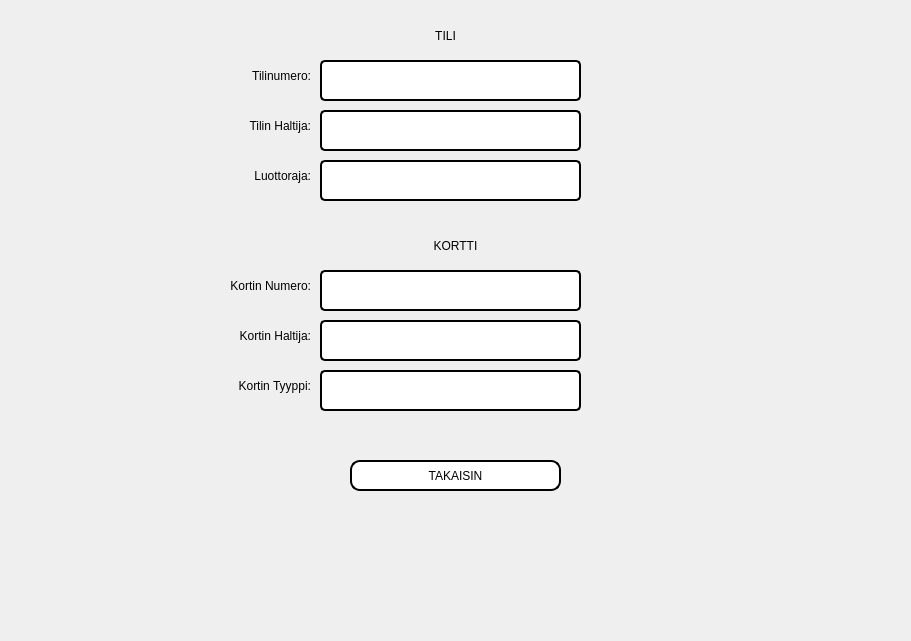
<?xml version="1.0" encoding="UTF-8"?>
<ui version="4.0">
 <class>InfoPage</class>
 <widget class="QWidget" name="InfoPage">
  <property name="geometry">
   <rect>
    <x>0</x>
    <y>0</y>
    <width>911</width>
    <height>641</height>
   </rect>
  </property>
  <property name="sizePolicy">
   <sizepolicy hsizetype="Ignored" vsizetype="Ignored">
    <horstretch>0</horstretch>
    <verstretch>0</verstretch>
   </sizepolicy>
  </property>
  <property name="windowTitle">
   <string>Form</string>
  </property>
  <property name="styleSheet">
   <string notr="true">QPushButton 
{
	
	font: 16pt &quot;Squada One&quot;;
    background-color: qlineargradient(x1: 0, y1: 0, x2: 0, y2: 1, stop: 0 white, stop: 1 grey);
	border-style: solid;
	border-color: black;
	border-width: 2px;
	border-radius: 10px;
}
QLabel 
{
	
	font: 16pt &quot;Squada One&quot;;
	border-style: solid;
	border-color: black;
	border-width: 2px;
	border-radius: 5px;
}

QLabel:focus
{
	border-color: red;
}</string>
  </property>
  <widget class="QPushButton" name="Btn_Takaisin">
   <property name="geometry">
    <rect>
     <x>350</x>
     <y>460</y>
     <width>211</width>
     <height>31</height>
    </rect>
   </property>
   <property name="styleSheet">
    <string notr="true">selection-color: rgb(0, 170, 255);
background-color: rgb(255, 255, 255);</string>
   </property>
   <property name="text">
    <string>TAKAISIN</string>
   </property>
  </widget>
  <widget class="QLabel" name="Label_Tilinumero">
   <property name="geometry">
    <rect>
     <x>320</x>
     <y>60</y>
     <width>261</width>
     <height>41</height>
    </rect>
   </property>
   <property name="minimumSize">
    <size>
     <width>0</width>
     <height>0</height>
    </size>
   </property>
   <property name="maximumSize">
    <size>
     <width>280</width>
     <height>60</height>
    </size>
   </property>
   <property name="baseSize">
    <size>
     <width>280</width>
     <height>60</height>
    </size>
   </property>
   <property name="mouseTracking">
    <bool>false</bool>
   </property>
   <property name="focusPolicy">
    <enum>Qt::NoFocus</enum>
   </property>
   <property name="styleSheet">
    <string notr="true">background-color : white; 
color : gray;</string>
   </property>
   <property name="frameShape">
    <enum>QFrame::StyledPanel</enum>
   </property>
   <property name="frameShadow">
    <enum>QFrame::Sunken</enum>
   </property>
   <property name="text">
    <string/>
   </property>
   <property name="alignment">
    <set>Qt::AlignCenter</set>
   </property>
  </widget>
  <widget class="QLabel" name="label_1">
   <property name="geometry">
    <rect>
     <x>350</x>
     <y>20</y>
     <width>191</width>
     <height>31</height>
    </rect>
   </property>
   <property name="styleSheet">
    <string notr="true">border-style: none;</string>
   </property>
   <property name="text">
    <string>TILI</string>
   </property>
   <property name="alignment">
    <set>Qt::AlignCenter</set>
   </property>
  </widget>
  <widget class="QLabel" name="Label_Tilinimi">
   <property name="geometry">
    <rect>
     <x>320</x>
     <y>110</y>
     <width>261</width>
     <height>41</height>
    </rect>
   </property>
   <property name="minimumSize">
    <size>
     <width>0</width>
     <height>0</height>
    </size>
   </property>
   <property name="maximumSize">
    <size>
     <width>280</width>
     <height>60</height>
    </size>
   </property>
   <property name="baseSize">
    <size>
     <width>280</width>
     <height>60</height>
    </size>
   </property>
   <property name="mouseTracking">
    <bool>false</bool>
   </property>
   <property name="focusPolicy">
    <enum>Qt::NoFocus</enum>
   </property>
   <property name="styleSheet">
    <string notr="true">background-color : white; 
color : gray;</string>
   </property>
   <property name="frameShape">
    <enum>QFrame::StyledPanel</enum>
   </property>
   <property name="frameShadow">
    <enum>QFrame::Sunken</enum>
   </property>
   <property name="text">
    <string/>
   </property>
   <property name="alignment">
    <set>Qt::AlignCenter</set>
   </property>
  </widget>
  <widget class="QLabel" name="Label_Tililuotto">
   <property name="geometry">
    <rect>
     <x>320</x>
     <y>160</y>
     <width>261</width>
     <height>41</height>
    </rect>
   </property>
   <property name="minimumSize">
    <size>
     <width>0</width>
     <height>0</height>
    </size>
   </property>
   <property name="maximumSize">
    <size>
     <width>280</width>
     <height>60</height>
    </size>
   </property>
   <property name="baseSize">
    <size>
     <width>280</width>
     <height>60</height>
    </size>
   </property>
   <property name="mouseTracking">
    <bool>false</bool>
   </property>
   <property name="focusPolicy">
    <enum>Qt::NoFocus</enum>
   </property>
   <property name="styleSheet">
    <string notr="true">background-color : white; 
color : gray;</string>
   </property>
   <property name="frameShape">
    <enum>QFrame::StyledPanel</enum>
   </property>
   <property name="frameShadow">
    <enum>QFrame::Sunken</enum>
   </property>
   <property name="text">
    <string/>
   </property>
   <property name="alignment">
    <set>Qt::AlignCenter</set>
   </property>
  </widget>
  <widget class="QLabel" name="label_2">
   <property name="geometry">
    <rect>
     <x>360</x>
     <y>230</y>
     <width>191</width>
     <height>31</height>
    </rect>
   </property>
   <property name="styleSheet">
    <string notr="true">border-style: none;</string>
   </property>
   <property name="text">
    <string>KORTTI</string>
   </property>
   <property name="alignment">
    <set>Qt::AlignCenter</set>
   </property>
  </widget>
  <widget class="QLabel" name="label_3">
   <property name="geometry">
    <rect>
     <x>120</x>
     <y>60</y>
     <width>191</width>
     <height>31</height>
    </rect>
   </property>
   <property name="styleSheet">
    <string notr="true">border-style: none;</string>
   </property>
   <property name="text">
    <string>Tilinumero:</string>
   </property>
   <property name="alignment">
    <set>Qt::AlignRight|Qt::AlignTrailing|Qt::AlignVCenter</set>
   </property>
  </widget>
  <widget class="QLabel" name="label_4">
   <property name="geometry">
    <rect>
     <x>120</x>
     <y>110</y>
     <width>191</width>
     <height>31</height>
    </rect>
   </property>
   <property name="styleSheet">
    <string notr="true">border-style: none;</string>
   </property>
   <property name="text">
    <string>Tilin Haltija:</string>
   </property>
   <property name="alignment">
    <set>Qt::AlignRight|Qt::AlignTrailing|Qt::AlignVCenter</set>
   </property>
  </widget>
  <widget class="QLabel" name="label_5">
   <property name="geometry">
    <rect>
     <x>120</x>
     <y>160</y>
     <width>191</width>
     <height>31</height>
    </rect>
   </property>
   <property name="styleSheet">
    <string notr="true">border-style: none;</string>
   </property>
   <property name="text">
    <string>Luottoraja:</string>
   </property>
   <property name="alignment">
    <set>Qt::AlignRight|Qt::AlignTrailing|Qt::AlignVCenter</set>
   </property>
  </widget>
  <widget class="QLabel" name="Label_Korttinumero">
   <property name="geometry">
    <rect>
     <x>320</x>
     <y>270</y>
     <width>261</width>
     <height>41</height>
    </rect>
   </property>
   <property name="minimumSize">
    <size>
     <width>0</width>
     <height>0</height>
    </size>
   </property>
   <property name="maximumSize">
    <size>
     <width>280</width>
     <height>60</height>
    </size>
   </property>
   <property name="baseSize">
    <size>
     <width>280</width>
     <height>60</height>
    </size>
   </property>
   <property name="mouseTracking">
    <bool>false</bool>
   </property>
   <property name="focusPolicy">
    <enum>Qt::NoFocus</enum>
   </property>
   <property name="styleSheet">
    <string notr="true">background-color : white; 
color : gray;</string>
   </property>
   <property name="frameShape">
    <enum>QFrame::StyledPanel</enum>
   </property>
   <property name="frameShadow">
    <enum>QFrame::Sunken</enum>
   </property>
   <property name="text">
    <string/>
   </property>
   <property name="alignment">
    <set>Qt::AlignCenter</set>
   </property>
  </widget>
  <widget class="QLabel" name="Label_Korttinimi">
   <property name="geometry">
    <rect>
     <x>320</x>
     <y>320</y>
     <width>261</width>
     <height>41</height>
    </rect>
   </property>
   <property name="minimumSize">
    <size>
     <width>0</width>
     <height>0</height>
    </size>
   </property>
   <property name="maximumSize">
    <size>
     <width>280</width>
     <height>60</height>
    </size>
   </property>
   <property name="baseSize">
    <size>
     <width>280</width>
     <height>60</height>
    </size>
   </property>
   <property name="mouseTracking">
    <bool>false</bool>
   </property>
   <property name="focusPolicy">
    <enum>Qt::NoFocus</enum>
   </property>
   <property name="styleSheet">
    <string notr="true">background-color : white; 
color : gray;</string>
   </property>
   <property name="frameShape">
    <enum>QFrame::StyledPanel</enum>
   </property>
   <property name="frameShadow">
    <enum>QFrame::Sunken</enum>
   </property>
   <property name="text">
    <string/>
   </property>
   <property name="alignment">
    <set>Qt::AlignCenter</set>
   </property>
  </widget>
  <widget class="QLabel" name="Label_Korttityyppi">
   <property name="geometry">
    <rect>
     <x>320</x>
     <y>370</y>
     <width>261</width>
     <height>41</height>
    </rect>
   </property>
   <property name="minimumSize">
    <size>
     <width>0</width>
     <height>0</height>
    </size>
   </property>
   <property name="maximumSize">
    <size>
     <width>280</width>
     <height>60</height>
    </size>
   </property>
   <property name="baseSize">
    <size>
     <width>280</width>
     <height>60</height>
    </size>
   </property>
   <property name="mouseTracking">
    <bool>false</bool>
   </property>
   <property name="focusPolicy">
    <enum>Qt::NoFocus</enum>
   </property>
   <property name="styleSheet">
    <string notr="true">background-color : white; 
color : gray;</string>
   </property>
   <property name="frameShape">
    <enum>QFrame::StyledPanel</enum>
   </property>
   <property name="frameShadow">
    <enum>QFrame::Sunken</enum>
   </property>
   <property name="text">
    <string/>
   </property>
   <property name="alignment">
    <set>Qt::AlignCenter</set>
   </property>
  </widget>
  <widget class="QLabel" name="label_6">
   <property name="geometry">
    <rect>
     <x>120</x>
     <y>270</y>
     <width>191</width>
     <height>31</height>
    </rect>
   </property>
   <property name="styleSheet">
    <string notr="true">border-style: none;</string>
   </property>
   <property name="text">
    <string>Kortin Numero:</string>
   </property>
   <property name="alignment">
    <set>Qt::AlignRight|Qt::AlignTrailing|Qt::AlignVCenter</set>
   </property>
  </widget>
  <widget class="QLabel" name="label_7">
   <property name="geometry">
    <rect>
     <x>120</x>
     <y>320</y>
     <width>191</width>
     <height>31</height>
    </rect>
   </property>
   <property name="styleSheet">
    <string notr="true">border-style: none;</string>
   </property>
   <property name="text">
    <string>Kortin Haltija:</string>
   </property>
   <property name="alignment">
    <set>Qt::AlignRight|Qt::AlignTrailing|Qt::AlignVCenter</set>
   </property>
  </widget>
  <widget class="QLabel" name="label_8">
   <property name="geometry">
    <rect>
     <x>120</x>
     <y>370</y>
     <width>191</width>
     <height>31</height>
    </rect>
   </property>
   <property name="styleSheet">
    <string notr="true">border-style: none;</string>
   </property>
   <property name="text">
    <string>Kortin Tyyppi:</string>
   </property>
   <property name="alignment">
    <set>Qt::AlignRight|Qt::AlignTrailing|Qt::AlignVCenter</set>
   </property>
  </widget>
 </widget>
 <resources/>
 <connections/>
</ui>
